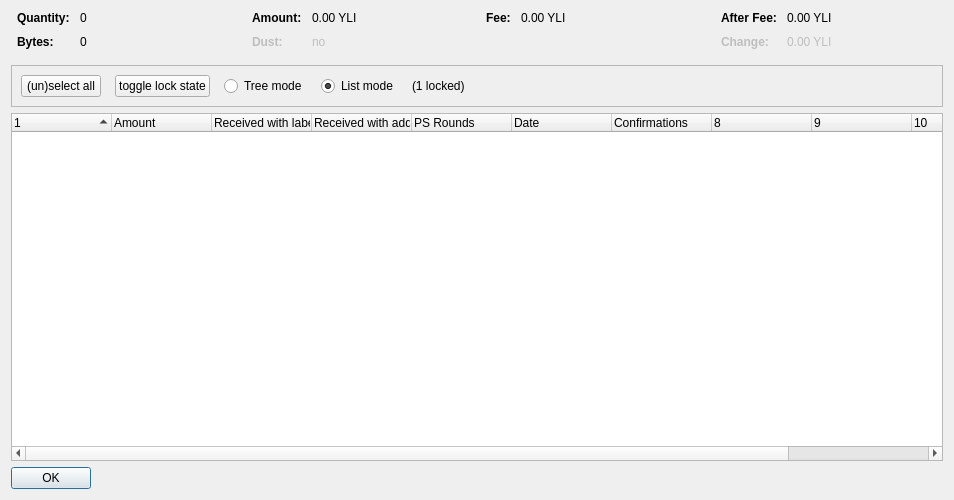
<?xml version="1.0" encoding="UTF-8"?>
<ui version="4.0">
 <class>CoinControlDialog</class>
 <widget class="QDialog" name="CoinControlDialog">
  <property name="geometry">
   <rect>
    <x>0</x>
    <y>0</y>
    <width>954</width>
    <height>500</height>
   </rect>
  </property>
  <property name="windowTitle">
   <string>Coin Selection</string>
  </property>
  <layout class="QVBoxLayout" name="verticalLayout">
   <item>
    <layout class="QHBoxLayout" name="horizontalLayoutTop" stretch="0,0,0,0">
     <property name="topMargin">
      <number>0</number>
     </property>
     <property name="bottomMargin">
      <number>10</number>
     </property>
     <item>
      <layout class="QFormLayout" name="formLayoutCoinControl1">
       <property name="horizontalSpacing">
        <number>10</number>
       </property>
       <property name="verticalSpacing">
        <number>10</number>
       </property>
       <property name="leftMargin">
        <number>6</number>
       </property>
       <property name="rightMargin">
        <number>6</number>
       </property>
       <item row="0" column="0">
        <widget class="QLabel" name="labelCoinControlQuantityText">
         <property name="font">
          <font>
           <weight>75</weight>
           <bold>true</bold>
          </font>
         </property>
         <property name="text">
          <string>Quantity:</string>
         </property>
        </widget>
       </item>
       <item row="0" column="1">
        <widget class="QLabel" name="labelCoinControlQuantity">
         <property name="cursor">
          <cursorShape>IBeamCursor</cursorShape>
         </property>
         <property name="contextMenuPolicy">
          <enum>Qt::ActionsContextMenu</enum>
         </property>
         <property name="text">
          <string notr="true">0</string>
         </property>
         <property name="textInteractionFlags">
          <set>Qt::LinksAccessibleByMouse|Qt::TextSelectableByKeyboard|Qt::TextSelectableByMouse</set>
         </property>
        </widget>
       </item>
       <item row="1" column="0">
        <widget class="QLabel" name="labelCoinControlBytesText">
         <property name="font">
          <font>
           <weight>75</weight>
           <bold>true</bold>
          </font>
         </property>
         <property name="text">
          <string>Bytes:</string>
         </property>
        </widget>
       </item>
       <item row="1" column="1">
        <widget class="QLabel" name="labelCoinControlBytes">
         <property name="cursor">
          <cursorShape>IBeamCursor</cursorShape>
         </property>
         <property name="contextMenuPolicy">
          <enum>Qt::ActionsContextMenu</enum>
         </property>
         <property name="text">
          <string notr="true">0</string>
         </property>
         <property name="textInteractionFlags">
          <set>Qt::LinksAccessibleByMouse|Qt::TextSelectableByKeyboard|Qt::TextSelectableByMouse</set>
         </property>
        </widget>
       </item>
      </layout>
     </item>
     <item>
      <layout class="QFormLayout" name="formLayoutCoinControl2">
       <property name="horizontalSpacing">
        <number>10</number>
       </property>
       <property name="verticalSpacing">
        <number>10</number>
       </property>
       <property name="leftMargin">
        <number>6</number>
       </property>
       <property name="rightMargin">
        <number>6</number>
       </property>
       <item row="0" column="0">
        <widget class="QLabel" name="labelCoinControlAmountText">
         <property name="font">
          <font>
           <weight>75</weight>
           <bold>true</bold>
          </font>
         </property>
         <property name="text">
          <string>Amount:</string>
         </property>
        </widget>
       </item>
       <item row="0" column="1">
        <widget class="QLabel" name="labelCoinControlAmount">
         <property name="cursor">
          <cursorShape>IBeamCursor</cursorShape>
         </property>
         <property name="contextMenuPolicy">
          <enum>Qt::ActionsContextMenu</enum>
         </property>
         <property name="text">
          <string notr="true">0.00 YLI</string>
         </property>
         <property name="textInteractionFlags">
          <set>Qt::LinksAccessibleByMouse|Qt::TextSelectableByKeyboard|Qt::TextSelectableByMouse</set>
         </property>
        </widget>
       </item>
       <item row="1" column="0">
        <widget class="QLabel" name="labelCoinControlLowOutputText">
         <property name="enabled">
          <bool>false</bool>
         </property>
         <property name="font">
          <font>
           <weight>75</weight>
           <bold>true</bold>
          </font>
         </property>
         <property name="text">
          <string>Dust:</string>
         </property>
        </widget>
       </item>
       <item row="1" column="1">
        <widget class="QLabel" name="labelCoinControlLowOutput">
         <property name="enabled">
          <bool>false</bool>
         </property>
         <property name="cursor">
          <cursorShape>IBeamCursor</cursorShape>
         </property>
         <property name="contextMenuPolicy">
          <enum>Qt::ActionsContextMenu</enum>
         </property>
         <property name="text">
          <string notr="true">no</string>
         </property>
         <property name="textInteractionFlags">
          <set>Qt::LinksAccessibleByMouse|Qt::TextSelectableByKeyboard|Qt::TextSelectableByMouse</set>
         </property>
        </widget>
       </item>
      </layout>
     </item>
     <item>
      <layout class="QFormLayout" name="formLayoutCoinControl3">
       <property name="horizontalSpacing">
        <number>10</number>
       </property>
       <property name="verticalSpacing">
        <number>10</number>
       </property>
       <property name="leftMargin">
        <number>6</number>
       </property>
       <property name="rightMargin">
        <number>6</number>
       </property>
       <item row="0" column="0">
        <widget class="QLabel" name="labelCoinControlFeeText">
         <property name="font">
          <font>
           <weight>75</weight>
           <bold>true</bold>
          </font>
         </property>
         <property name="text">
          <string>Fee:</string>
         </property>
        </widget>
       </item>
       <item row="0" column="1">
        <widget class="QLabel" name="labelCoinControlFee">
         <property name="cursor">
          <cursorShape>IBeamCursor</cursorShape>
         </property>
         <property name="contextMenuPolicy">
          <enum>Qt::ActionsContextMenu</enum>
         </property>
         <property name="text">
          <string notr="true">0.00 YLI</string>
         </property>
         <property name="textInteractionFlags">
          <set>Qt::LinksAccessibleByMouse|Qt::TextSelectableByKeyboard|Qt::TextSelectableByMouse</set>
         </property>
        </widget>
       </item>
      </layout>
     </item>
     <item>
      <layout class="QFormLayout" name="formLayoutCoinControl4">
       <property name="horizontalSpacing">
        <number>10</number>
       </property>
       <property name="verticalSpacing">
        <number>10</number>
       </property>
       <property name="leftMargin">
        <number>6</number>
       </property>
       <property name="rightMargin">
        <number>6</number>
       </property>
       <item row="0" column="0">
        <widget class="QLabel" name="labelCoinControlAfterFeeText">
         <property name="font">
          <font>
           <weight>75</weight>
           <bold>true</bold>
          </font>
         </property>
         <property name="text">
          <string>After Fee:</string>
         </property>
        </widget>
       </item>
       <item row="0" column="1">
        <widget class="QLabel" name="labelCoinControlAfterFee">
         <property name="cursor">
          <cursorShape>IBeamCursor</cursorShape>
         </property>
         <property name="contextMenuPolicy">
          <enum>Qt::ActionsContextMenu</enum>
         </property>
         <property name="text">
          <string notr="true">0.00 YLI</string>
         </property>
         <property name="textInteractionFlags">
          <set>Qt::LinksAccessibleByMouse|Qt::TextSelectableByKeyboard|Qt::TextSelectableByMouse</set>
         </property>
        </widget>
       </item>
       <item row="1" column="0">
        <widget class="QLabel" name="labelCoinControlChangeText">
         <property name="enabled">
          <bool>false</bool>
         </property>
         <property name="font">
          <font>
           <weight>75</weight>
           <bold>true</bold>
          </font>
         </property>
         <property name="text">
          <string>Change:</string>
         </property>
        </widget>
       </item>
       <item row="1" column="1">
        <widget class="QLabel" name="labelCoinControlChange">
         <property name="enabled">
          <bool>false</bool>
         </property>
         <property name="cursor">
          <cursorShape>IBeamCursor</cursorShape>
         </property>
         <property name="contextMenuPolicy">
          <enum>Qt::ActionsContextMenu</enum>
         </property>
         <property name="text">
          <string notr="true">0.00 YLI</string>
         </property>
         <property name="textInteractionFlags">
          <set>Qt::LinksAccessibleByMouse|Qt::TextSelectableByKeyboard|Qt::TextSelectableByMouse</set>
         </property>
        </widget>
       </item>
      </layout>
     </item>
    </layout>
   </item>
   <item>
    <widget class="QFrame" name="frame">
     <property name="minimumSize">
      <size>
       <width>0</width>
       <height>40</height>
      </size>
     </property>
     <property name="frameShape">
      <enum>QFrame::StyledPanel</enum>
     </property>
     <property name="frameShadow">
      <enum>QFrame::Sunken</enum>
     </property>
     <layout class="QHBoxLayout" name="horizontalLayout">
      <item>
       <layout class="QHBoxLayout" name="horizontalLayoutPanel" stretch="0,0,0,0,0,0">
        <property name="spacing">
         <number>14</number>
        </property>
        <item>
         <widget class="QPushButton" name="pushButtonSelectAll">
          <property name="sizePolicy">
           <sizepolicy hsizetype="Maximum" vsizetype="Fixed">
            <horstretch>0</horstretch>
            <verstretch>0</verstretch>
           </sizepolicy>
          </property>
          <property name="text">
           <string>(un)select all</string>
          </property>
          <property name="autoDefault">
           <bool>false</bool>
          </property>
         </widget>
        </item>
        <item>
         <widget class="QPushButton" name="pushButtonToggleLock">
          <property name="sizePolicy">
           <sizepolicy hsizetype="Maximum" vsizetype="Fixed">
            <horstretch>0</horstretch>
            <verstretch>0</verstretch>
           </sizepolicy>
          </property>
          <property name="text">
           <string>toggle lock state</string>
          </property>
          <property name="autoDefault">
           <bool>false</bool>
          </property>
         </widget>
        </item>
        <item>
         <widget class="QRadioButton" name="radioTreeMode">
          <property name="sizePolicy">
           <sizepolicy hsizetype="Maximum" vsizetype="Fixed">
            <horstretch>0</horstretch>
            <verstretch>0</verstretch>
           </sizepolicy>
          </property>
          <property name="text">
           <string>Tree mode</string>
          </property>
         </widget>
        </item>
        <item>
         <widget class="QRadioButton" name="radioListMode">
          <property name="sizePolicy">
           <sizepolicy hsizetype="Maximum" vsizetype="Fixed">
            <horstretch>0</horstretch>
            <verstretch>0</verstretch>
           </sizepolicy>
          </property>
          <property name="text">
           <string>List mode</string>
          </property>
          <property name="checked">
           <bool>true</bool>
          </property>
         </widget>
        </item>
        <item>
         <widget class="QLabel" name="labelLocked">
          <property name="text">
           <string>(1 locked)</string>
          </property>
         </widget>
        </item>
        <item>
         <spacer name="horizontalSpacer">
          <property name="orientation">
           <enum>Qt::Horizontal</enum>
          </property>
          <property name="sizeHint" stdset="0">
           <size>
            <width>40</width>
            <height>20</height>
           </size>
          </property>
         </spacer>
        </item>
       </layout>
      </item>
     </layout>
    </widget>
   </item>
   <item>
    <widget class="CoinControlTreeWidget" name="treeWidget">
     <property name="contextMenuPolicy">
      <enum>Qt::CustomContextMenu</enum>
     </property>
     <property name="sortingEnabled">
      <bool>false</bool>
     </property>
     <property name="columnCount">
      <number>11</number>
     </property>
     <attribute name="headerShowSortIndicator" stdset="0">
      <bool>true</bool>
     </attribute>
     <attribute name="headerStretchLastSection">
      <bool>false</bool>
     </attribute>
     <column>
      <property name="text">
       <string/>
      </property>
     </column>
     <column>
      <property name="text">
       <string>Amount</string>
      </property>
     </column>
     <column>
      <property name="text">
       <string>Received with label</string>
      </property>
     </column>
     <column>
      <property name="text">
       <string>Received with address</string>
      </property>
     </column>
     <column>
      <property name="text">
       <string>PS Rounds</string>
      </property>
     </column>
     <column>
      <property name="text">
       <string>Date</string>
      </property>
     </column>
     <column>
      <property name="text">
       <string>Confirmations</string>
      </property>
      <property name="toolTip">
       <string>Confirmed</string>
      </property>
     </column>
     <column>
      <property name="text">
       <string/>
      </property>
     </column>
     <column>
      <property name="text">
       <string/>
      </property>
     </column>
     <column>
      <property name="text">
       <string/>
      </property>
     </column>
     <column>
      <property name="text">
       <string/>
      </property>
     </column>
    </widget>
   </item>
   <item>
    <widget class="QDialogButtonBox" name="buttonBox">
     <property name="sizePolicy">
      <sizepolicy hsizetype="Maximum" vsizetype="Fixed">
       <horstretch>0</horstretch>
       <verstretch>0</verstretch>
      </sizepolicy>
     </property>
     <property name="orientation">
      <enum>Qt::Horizontal</enum>
     </property>
     <property name="standardButtons">
      <set>QDialogButtonBox::Ok</set>
     </property>
    </widget>
   </item>
  </layout>
 </widget>
 <customwidgets>
  <customwidget>
   <class>CoinControlTreeWidget</class>
   <extends>QTreeWidget</extends>
   <header>coincontroltreewidget.h</header>
  </customwidget>
 </customwidgets>
 <resources/>
 <connections/>
</ui>
